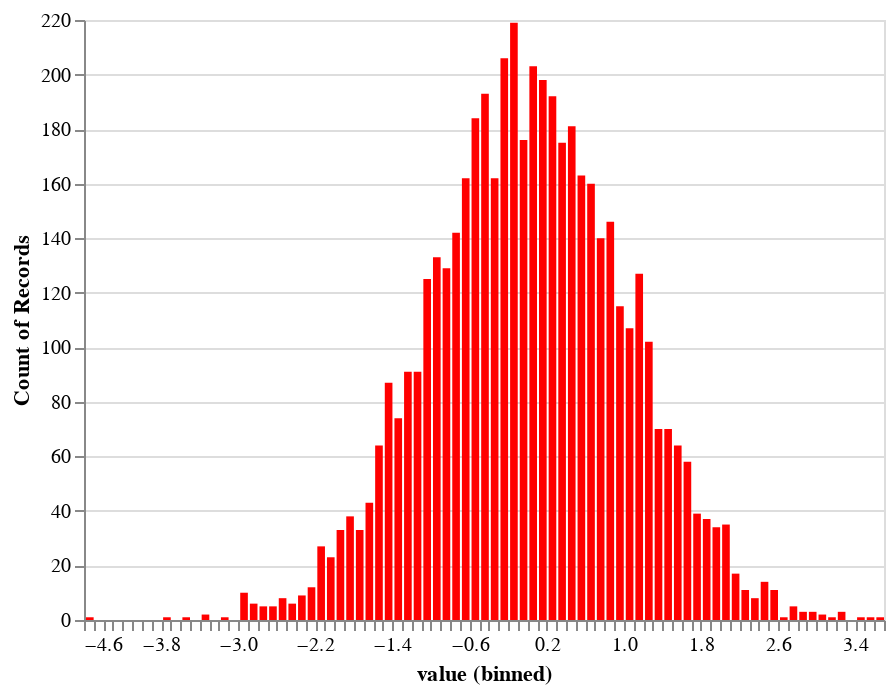

Notebook code for this chart:
### Code cell
# Histograms work better here

normal_values = pd.DataFrame({"value": n.rvs(5000)})

alt.Chart(normal_values).mark_bar().encode(
    alt.X("value", bin=alt.Bin(maxbins=100)),
    y='count()',
    color=alt.value('red'),  # Aside: Note US spelling. Also try "hex codes": https://htmlcolorcodes.com/
)

### Figure 1 — Vega-Lite specification as saved in the notebook (floating-point values rounded to 4 significant figures; data arrays with more than 128 entries replaced by an {"elided": "..."} marker saying what was removed)
{"config": {"view": {"continuousWidth": 400, "continuousHeight": 300}}, "data": {"name": "data-107e0c332c4d5fb1c029dbdfdfb7f54e"}, "mark": "bar", "encoding": {"color": {"value": "red"}, "x": {"type": "quantitative", "bin": {"maxbins": 100}, "field": "value"}, "y": {"type": "quantitative", "aggregate": "count"}}, "$schema": "https://vega.github.io/schema/vega-lite/v4.8.1.json", "datasets": {"data-107e0c332c4d5fb1c029dbdfdfb7f54e": {"elided": "5000 records"}}}
